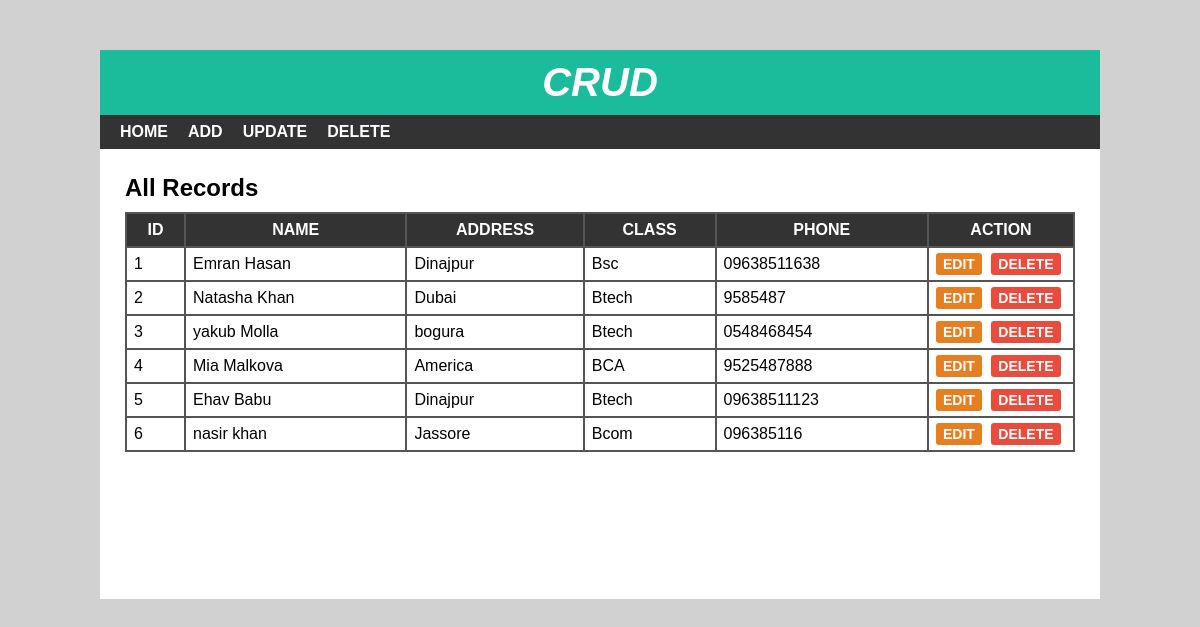
The page / on the database its author committed.
### tables this page shows
CREATE TABLE `student` (
  `sid` int(10) NOT NULL,
  `sname` varchar(30) NOT NULL,
  `saddress` varchar(150) NOT NULL,
  `sclass` int(12) NOT NULL,
  `sphone` varchar(13) NOT NULL
);

CREATE TABLE `studentclass` (
  `cid` int(11) NOT NULL,
  `cname` varchar(15) NOT NULL
);

### index.php (the view, shortened to what this page needs)
<?php
include 'header.php';
?>
<div id="main-content">
    <h2>All Records</h2>
    <?php
        $conn = mysqli_connect("localhost", "root",  "", "crud") or die("Connection Failed");
        $sql = "SELECT * FROM student JOIN studentclass ON student.sclass = studentclass.cid";
        $result = mysqli_query($conn, $sql) or die("Query Unsuccessful");
        if (mysqli_num_rows($result) > 0) {
    ?>
    <table cellpadding="7px">
        <thead>
        <th>Id</th>
        <th>Name</th>
        <th>Address</th>
        <th>Class</th>
        <th>Phone</th>
        <th>Action</th>
        </thead>
        <tbody>
            <?php
                while($row = mysqli_fetch_assoc($result)){
            ?>
            <tr>
                <td><?php echo $row['sid']; ?></td>
                <td><?php echo $row['sname']; ?></td>
                <td><?php echo $row['saddress']; ?></td>
                <td><?php echo $row['cname']; ?></td>
                <td><?php echo $row['sphone']; ?></td>
                <td>
                    <a href='edit.php?id=<?php echo $row['sid']; ?>'>Edit</a>
                    <a href='delete-inline.php?id=<?php echo $row['sid']; ?>'>Delete</a>
                </td>
            </tr>
            <?php } ?>
        </tbody>
    </table>
    <?php }
        else {
            echo "<h2>No Record found</h2>";
        }
    ?>
</div>
</div>
</body>
</html>

### header.php (shortened to what this page needs)
<!DOCTYPE html>
<html lang="en">
<head>
  <link rel="stylesheet" href="css/style.css">
</head>
<body>
    <div id="wrapper">
        <div id="header">
            <h1>Crud</h1>
        </div>
        <div id="menu">
            <ul>
                <li>
                    <a href="index.php">Home</a>
                </li>
                <li>
                    <a href="add.php">Add</a>
                </li>
                <li>
                    <a href="update.php">Update</a>
                </li>
                <li>
                    <a href="delete.php">Delete</a>
                </li>
            </ul>
        </div>

### css/style.css (style rules this page uses)
body { font:16px arial; margin: 0; padding: 0; background: #d1d1d1; }
#wrapper { width: 1000px; margin: 50px auto 0; background-color: #fff; }
#header { text-align: center; background-color: #1abc9c; padding: 10px; }
#header h1 { color: #fff; font-size: 40px; font-style: italic; font-weight: 700; text-transform: uppercase; margin: 0; }
#menu { background-color: #333; }
#menu ul { font-size: 0; padding: 0 10px; margin: 0; list-style: none; }
#menu ul li { display: inline-block; }
#menu ul li a { color: #fff; font-size: 16px; font-weight: 600; padding: 8px 10px; display: block; text-decoration: none; text-transform: uppercase; transition: all 0.3s ease; }
#main-content { padding: 25px; min-height: 400px; }
#main-content h2 { margin: 0 0 10px; text-transform: capitalize; }
#main-content table { width: 100%; background-color: #555; margin: 0 0 20px; }
#main-content table th { color: #fff; background-color: #333; text-transform: uppercase; }
#main-content table th:last-child { width: 130px; }
#main-content table td { background-color: #fff; }
#main-content table td a { font-size: 14px; font-weight: 600; text-transform: uppercase; padding: 3px 7px; color: #fff; background-color: #e67e22; text-decoration: none; border-radius: 3px; }
#main-content table td a:nth-child(2) { background-color: #e74c3c; margin: 0 0 0 5px; }

### rows shown on the page
student: sid "1", sname "Emran Hasan", saddress "Dinajpur", studentclass.cname "Bsc", sphone "09638511638"
student: sid "2", sname "Natasha Khan", saddress "Dubai", studentclass.cname "Btech", sphone "9585487"
student: sid "3", sname "yakub Molla", saddress "bogura", studentclass.cname "Btech", sphone "0548468454"
student: sid "4", sname "Mia Malkova", saddress "America", studentclass.cname "BCA", sphone "9525487888"
student: sid "5", sname "Ehav Babu", saddress "Dinajpur", studentclass.cname "Btech", sphone "09638511123"
student: sid "6", sname "nasir khan", saddress "Jassore", studentclass.cname "Bcom", sphone "096385116"
